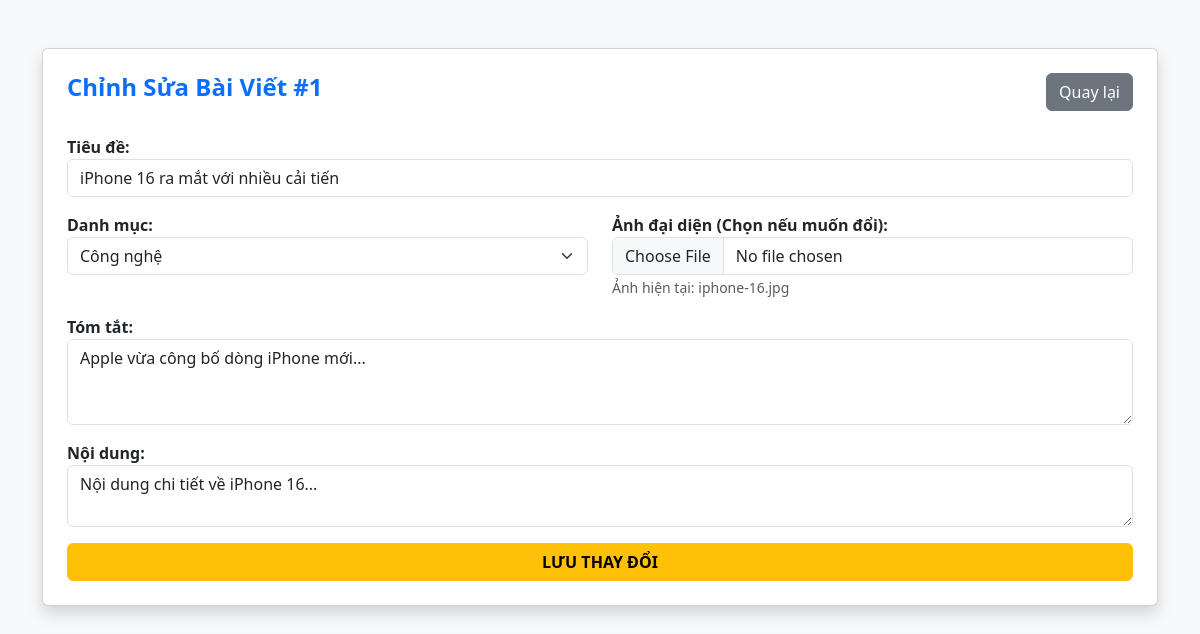
The page /admin/edit_article.php?id=1 (signed in) on the database its author committed.
### tables this page shows
CREATE TABLE articles (
    id INT AUTO_INCREMENT PRIMARY KEY,
    title VARCHAR(255) NOT NULL,
    summary TEXT,
    content LONGTEXT,
    image_url VARCHAR(255),
    
     
    category_id INT,
    author_id INT,
    
    views INT DEFAULT 0,
    likes INT DEFAULT 0,  
    created_at TIMESTAMP DEFAULT CURRENT_TIMESTAMP,
    
    FOREIGN KEY (category_id) REFERENCES categories(category_id) ON DELETE SET NULL,
    FOREIGN KEY (author_id) REFERENCES users(id) ON DELETE SET NULL,
    
    FULLTEXT (title, summary)
);

CREATE TABLE categories (
    category_id INT AUTO_INCREMENT PRIMARY KEY,
    name VARCHAR(50) NOT NULL UNIQUE,
    icon VARCHAR(100) DEFAULT 'fa-solid fa-folder',
    color VARCHAR(50) DEFAULT 'text-primary'
);

### admin/edit_article.php (the view, shortened to what this page needs)
<?php
$db = new Database();
$conn = $db->getConnection();
$id = isset($_GET['id']) ? intval($_GET['id']) : 0;
$stmt = $conn->prepare("SELECT * FROM articles WHERE id = ?");
$stmt->execute([$id]);
$article = $stmt->fetch(PDO::FETCH_ASSOC);
$cats = $conn->query("SELECT * FROM categories")->fetchAll(PDO::FETCH_ASSOC);
?>
<!DOCTYPE html>
<html lang="vi">
<head>
    <link href="../vendor/bootstrap/css/bootstrap.min.css" rel="stylesheet">
</head>
<body class="bg-light">
    <div class="container py-5">
        <div class="card shadow p-4">
            <div class="d-flex justify-content-between mb-4">
                <h4 class="text-primary fw-bold">Chỉnh Sửa Bài Viết #<?php echo $id; ?></h4>
                <a href="index.php" class="btn btn-secondary">Quay lại</a>
            </div>
            <form action="process_edit.php" method="POST" enctype="multipart/form-data">
                <div class="mb-3">
                    <label class="fw-bold">Tiêu đề:</label>
                    <input type="text" name="title" class="form-control" value="<?php echo htmlspecialchars($article['title']); ?>" required>
                </div>
                <div class="row">
                    <div class="col-md-6 mb-3">
                        <label class="fw-bold">Danh mục:</label>
                        <select name="category_id" class="form-select">
                            <?php foreach($cats as $c): ?>
                                <option value="<?php echo $c['category_id']; ?>" <?php echo ($c['category_id'] == $article['category_id']) ? 'selected' : ''; ?>>
                                    <?php echo $c['name']; ?>
                                </option>
                            <?php endforeach; ?>
                        </select>
                    </div>
                    <div class="col-md-6 mb-3">
                        <label class="fw-bold">Ảnh đại diện (Chọn nếu muốn đổi):</label>
                        <input type="file" name="image" class="form-control" accept="image/*">
                        <small class="text-muted">Ảnh hiện tại: <?php echo basename($article['image_url']); ?></small>
                    </div>
                </div>
                <div class="mb-3">
                    <label class="fw-bold">Tóm tắt:</label>
                    <textarea name="summary" class="form-control" rows="3" required><?php echo htmlspecialchars($article['summary']); ?></textarea>
                </div>
                <div class="mb-3">
                    <label class="fw-bold">Nội dung:</label>
                    <textarea name="content" id="editor" class="form-control" required><?php echo $article['content']; ?></textarea>
                </div>
                <button type="submit" class="btn btn-warning w-100 fw-bold">LƯU THAY ĐỔI</button>
            </form>
        </div>
    </div>
</body>
</html>

### rows shown on the page
articles: title "iPhone 16 ra mắt với nhiều cải tiến", category_id "Công nghệ", image_url "iphone-16.jpg", summary "Apple vừa công bố dòng iPhone mới...", content "Nội dung chi tiết về iPhone 16..."

### other values the page prints
$id "1"
